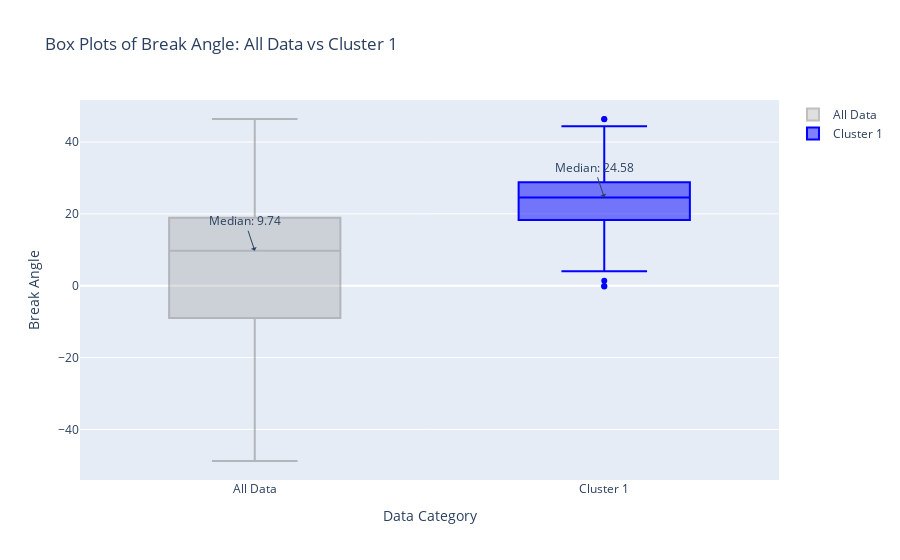

Notebook code cell kept with this figure:
### Markdown cell above
Boxplots comparing cluster median with all medians for player performances;

### Code cell
import plotly.graph_objects as go
import pandas as pd

# Assuming avg_pitcher is your DataFrame and it's loaded with 'break_angle' and 'cluster' columns

# Box plot data for all entries
all_data = {
    'y': avg_pitcher['break_angle'],
    'type': 'box',
    'name': 'All Data',
    'boxpoints': 'outliers',  # Display outliers
    'marker': {'color': 'grey'},
    'opacity': 0.5
}

# Box plot data for cluster 1
cluster_data = {
    'y': avg_pitcher[avg_pitcher['cluster'] == 1]['break_angle'],
    'type': 'box',
    'name': 'Cluster 1',
    'boxpoints': 'outliers',  # Display outliers
    'marker': {'color': 'blue'}
}

# Adding both box plot data to a list
box_plots = [all_data, cluster_data]

# Create the figure with the box plots
fig = go.Figure(data=box_plots)

# Update the layout
fig.update_layout(
    title="Box Plots of Break Angle: All Data vs Cluster 1",
    xaxis_title="Data Category",
    yaxis_title="Break Angle",
    showlegend=True
)

# Adding median, Q1, and Q3 annotations for both box plots
# For all data
all_medians = avg_pitcher['break_angle'].quantile([0.25, 0.5, 0.75]).tolist()
fig.add_annotation(x=0, y=all_medians[1], text=f"Median: {all_medians[1]:.2f}", showarrow=True, arrowhead=1)


# For cluster 1
cluster_medians = avg_pitcher[avg_pitcher['cluster'] == 1]['break_angle'].quantile([0.25, 0.5, 0.75]).tolist()
fig.add_annotation(x=1, y=cluster_medians[1], text=f"Median: {cluster_medians[1]:.2f}", showarrow=True, arrowhead=1)


# Show the figure
fig.show()

### Figure 1 — Plotly figure (JSON) as saved in the notebook; plotly's stock layout.template omitted (floating-point values rounded to 4 significant figures; data arrays with more than 128 entries replaced by an {"elided": "..."} marker saying what was removed)
{"data": [{"boxpoints": "outliers", "marker": {"color": "grey"}, "name": "All Data", "opacity": 0.5, "type": "box", "y": {"elided": "595 float values"}}, {"boxpoints": "outliers", "marker": {"color": "blue"}, "name": "Cluster 1", "type": "box", "y": [28.3, 17.45, 12.94, 28.25, 28.88, 28.67, 21.48, 15.41, 27.15, 24.58, 8.326, 20.66, 23.3, 27.64, 18.95, 32.67, 13.39, 27.33, 27.5, 25.21, 30.33, -0.1, 31.01, 29.54, 24.8, 17.57, 20.73, 24.98, 26.29, 13.61, 25.52, 35.9, 26.5, 16.67, 46.4, 38.7, 21.6, 23.98, 23.14, 22.26, 46.3, 30.1, 14.99, 23.32, 1.415, 29.12, 35.21, 32.35, 25.88, 23.07, 25.47, 6.675, 16.22, 14.47, 14.72, 26.98, 44.4, 8.76, 31.52, 24.1, 4.2, 20.81, 28.78, 30.64, 21.69, 41.6, 21.37, 25.07, 24.52, 22.92, 4.05, 33.4, 12.48, 9.58, -0.2, 22.65, 19, 13.6, 26.02, 31.7, 20.17, 24.48, 16.25, 26.74, 38.2, 26.07, 29, 44.4, 30.34, 20.13, 26.82, 24.58, 22.58, 25.68, 12.41, 32.67]}], "layout": {"annotations": [{"arrowhead": 1, "showarrow": true, "text": "Median: 9.74", "x": 0, "y": 9.743}, {"arrowhead": 1, "showarrow": true, "text": "Median: 24.58", "x": 1, "y": 24.58}], "showlegend": true, "title": {"text": "Box Plots of Break Angle: All Data vs Cluster 1"}, "xaxis": {"title": {"text": "Data Category"}}, "yaxis": {"title": {"text": "Break Angle"}}}}
